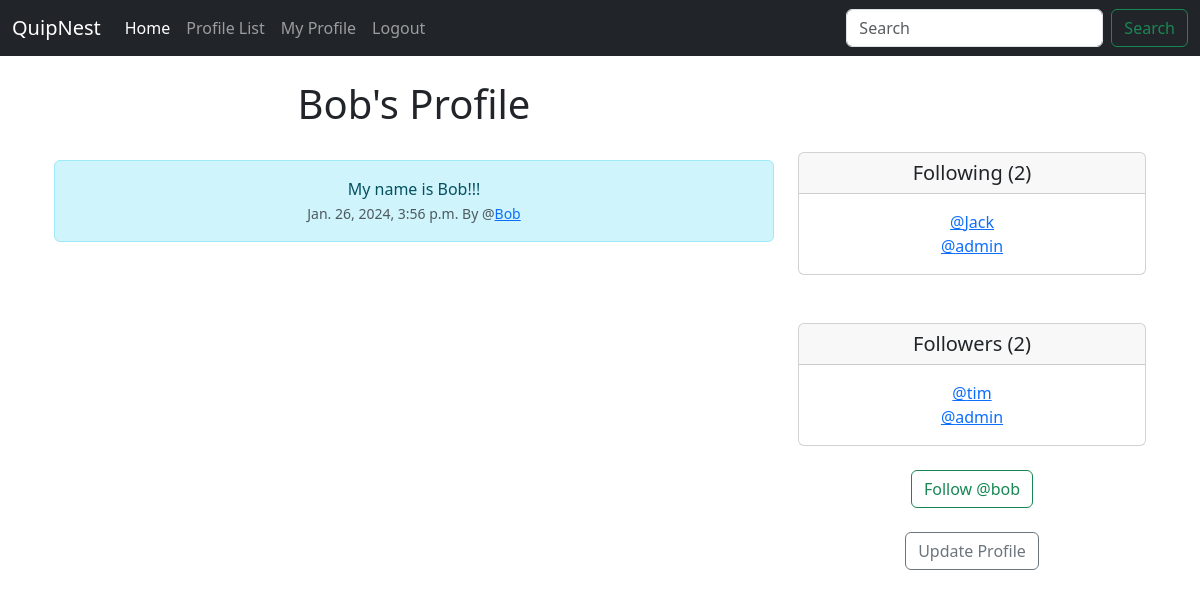
The page /profile/2 (signed in) on the database as committed earlier.
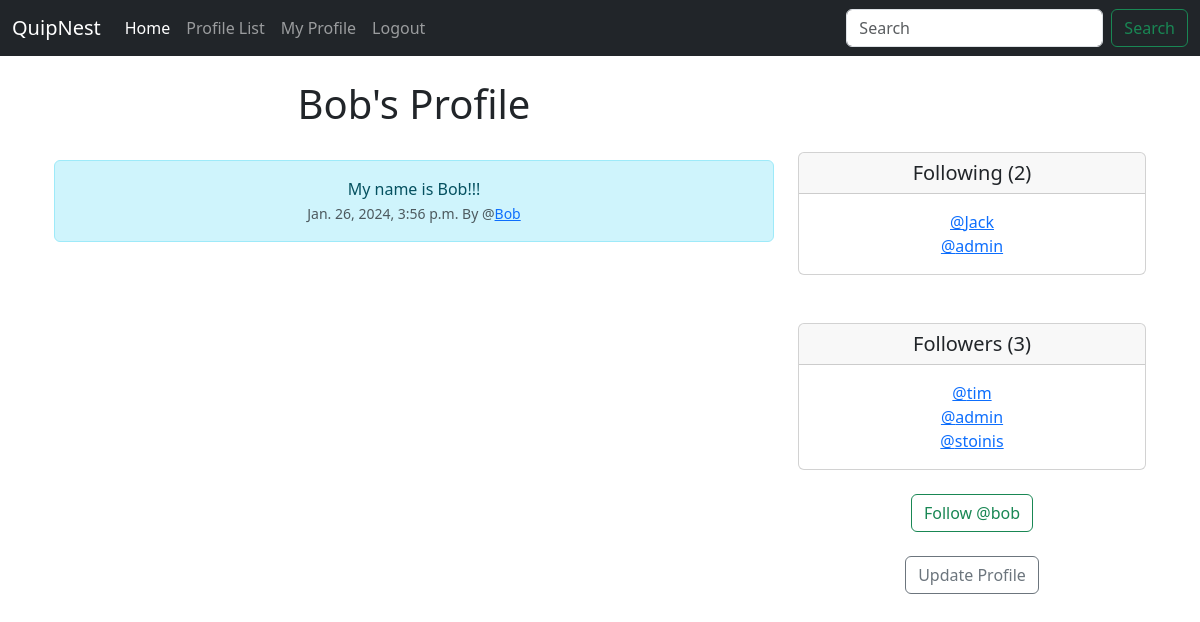
The same page on the database as committed later.
### Home/models.py (models this page shows, shortened)
class Quips(models.Model):
    user = models.ForeignKey(User,related_name="quips",on_delete=models.DO_NOTHING)
    body = models.CharField(max_length=200)
    created_at = models.DateTimeField(auto_now_add=True)

class Profile(models.Model):
    user = models.OneToOneField(User,on_delete = models.CASCADE)
    follows = models.ManyToManyField("self",related_name="followed_by",symmetrical=False,blank=True)
    date_modified = models.DateTimeField(User,auto_now=True)
    profile_image = models.ImageField(null=True, blank=True, upload_to="images/")
    def __str__(self):
        return self.user.username

### Home/views.py (the view, shortened to what this page needs)
# urls.py: path('profile/<int:pk>',views.profile,name="profile"),
def profile(request,pk):
    if request.user.is_authenticated:
        profile = Profile.objects.get(user_id = pk)
        quips = Quips.objects.filter(user_id = pk)
        return render(request,"profile.html",{"profile":profile,"quips":quips})
    else:
        messages.success(request,"you must be logged in to view this page...")
        return redirect('index')

### templates/profile.html (shortened to what this page needs)
{% extends "base.html" %}
{% block content %}
{% if profile %}
    <div class="container text-center">
        <div class="row">
            <div class="col-8">
                <h1>{{profile.user.username}}'s Profile</h1>
                <br/>
                {% for quip in quips %}
                  <div class="alert alert-info" role="alert">
                    {{quip.body}}<br/>
                    <small class="text-muted">
                        {{quip.created_at}} By @<a href="{% url "profile" quip.user.id %}">{{quip.user.username}}</a> </small>
                  </div><br/>
          {% endfor %}
            </div>
            <div class="col-4">
              <br/><br/><br/>
                <div class="card">
                    <h5 class="card-header">Following ({{ profile.follows.all.count }})</h5>
                    <div class="card-body">
                      <p class="card-text">
                        {% for following in profile.follows.all  %}
       <a href="{% url 'profile' following.user.id %}"> @{{following}}</a><br/>
    {% endfor %}
                      </p>
                    </div>
                  </div><br/><br/>
                  <div class="card">
                    <h5 class="card-header">Followers ({{ profile.followed_by.all.count }})</h5>
                    <div class="card-body">
                      <p class="card-text">{% for following in profile.followed_by.all  %}
                        <a href="{% url 'profile' following.user.id %}"> @{{following}}</a><br/>
                        {% endfor %}</p>
                    </div>
                  </div><br/>
                  <form action="" method="POST">
                    {% if profile in user.profile.follows.all %}
                      <button class="btn btn-outline-danger" name="follow" value="unfollow" type="submit">Unfollow @{{profile.user.username|lower}}</button>
                    {% else %}
                    <button class="btn btn-outline-success" name="follow" value="follow" type="submit">Follow @{{profile.user.username|lower}}</button>
                    {% endif %}
                  </form><br/>
                  {% if request.user.id == profile.user.id %}
                  <a href="{% url "update_user" %}" class="btn btn-outline-secondary">Update Profile</a>
                  {% endif %}
            </div>
        </div>
    </div>
{% endif %}
{% endblock content %}

Rows that differ between the two databases and show on the page:
computed for Profile "Bob": followed_by.all.count "2" → "3"
added Profile: user.username "stoinis", shown under "Followers (3)"
